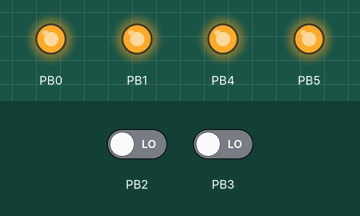
Simulated run of this sketch. Board: ATtiny85, built with avr-gcc and run on an emulated ATtiny85. On the bench: output pins drawn as LEDs (lit = HIGH). The test bench sets the inputs (shaded band); at power-on: PB2 LOW, PB3 LOW.

Above: at 0.1 s.
Timing chart, 0 to 1.6 s (numbered marks = the images above):
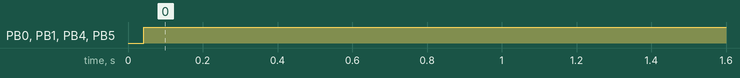

The sketch:

digispark_L9110S.ino
```cpp
typedef struct Motor
{
  int pwm;
  int dir;
};

typedef struct Receiver
{
  int drive;
  int steer;
};

/*
 * PCB FACING AWAY: 1,0 and 4,5
 * PCB FACING SAME DIRECTION: 0,1 and 5,4
 *
 */

Motor left  = {0,1};   // 0,1
Motor right = {5,4};  // 4,5

Receiver flysky = {2,3};  // 2,3,null,1

static int minPWM = 990;
static int maxPWM = 1980;
bool debug = true;

void setup() {
  // put your setup code here, to run once:
//  Serial.begin(115200);
  pinMode( left.dir, OUTPUT );
  pinMode( left.pwm, OUTPUT );
  digitalWrite( left.dir, LOW );
  digitalWrite( left.pwm, LOW );

  pinMode( right.dir, OUTPUT );
  pinMode( right.pwm, OUTPUT );
  digitalWrite( right.dir, LOW );
  digitalWrite( right.pwm, LOW );

  pinMode( flysky.drive, INPUT);
  pinMode( flysky.steer, INPUT);
}
int spd = -250;
void loop() {
  int leftRaw  = pulseIn( flysky.drive, HIGH, 21000); // 20000 occasionally has zeros -> moved this to expose PWM pin
  int rightRaw = pulseIn( flysky.steer, HIGH, 21000);

  int leftStick  = map(leftRaw,  minPWM, maxPWM, -254, 254);   // throttle, percent
  int rightStick = map(rightRaw, minPWM, maxPWM, -254, 254);   // aileron, percent

  int leftCmd  = constrain( leftStick + rightStick, -254, 254);
  int rightCmd = constrain( leftStick - rightStick, -254, 254);

  if ((leftRaw==0) || (rightRaw==0)) // remove_before_flight)
  {
    motorSpeed(left,  0);
    motorSpeed(right, 0);
    if (debug)
    {
  //    Serial.println("Remove before flight inhibit");
      delay(100);
    }
  } else
  {


  motorSpeed(left,  leftCmd);
  motorSpeed(right, rightCmd);
  //Serial.println(spd);
  spd++;
  if(spd > 250)
  {
    spd = -250;
  }
  delay(100);

    // Serial.print(leftCmd); Serial.print(" ");Serial.print(leftStick); Serial.print(" ");Serial.print(leftRaw); Serial.println(" left ");  // throttle
    // Serial.print(rightCmd);Serial.print(" ");Serial.print(rightStick);Serial.print(" ");Serial.print(rightRaw);Serial.println(" right ");  // elevator
  }
}


void motorSpeed(Motor m, int cmd) {
  int dir = cmd < 0 ? 0 : 1;
  cmd = abs(cmd);          // not needed
  //Serial.print( dir);Serial.print("  ");Serial.println(cmd);
  digitalWrite(m.dir, dir);
  if(dir)
  {
    analogWrite(m.pwm, 255-cmd);
  } else {
    analogWrite(m.pwm,     cmd);
  }
}
```

Measured:
- by itself, PB0, PB1, PB4, PB5: LOW → HIGH at 0.04 s
